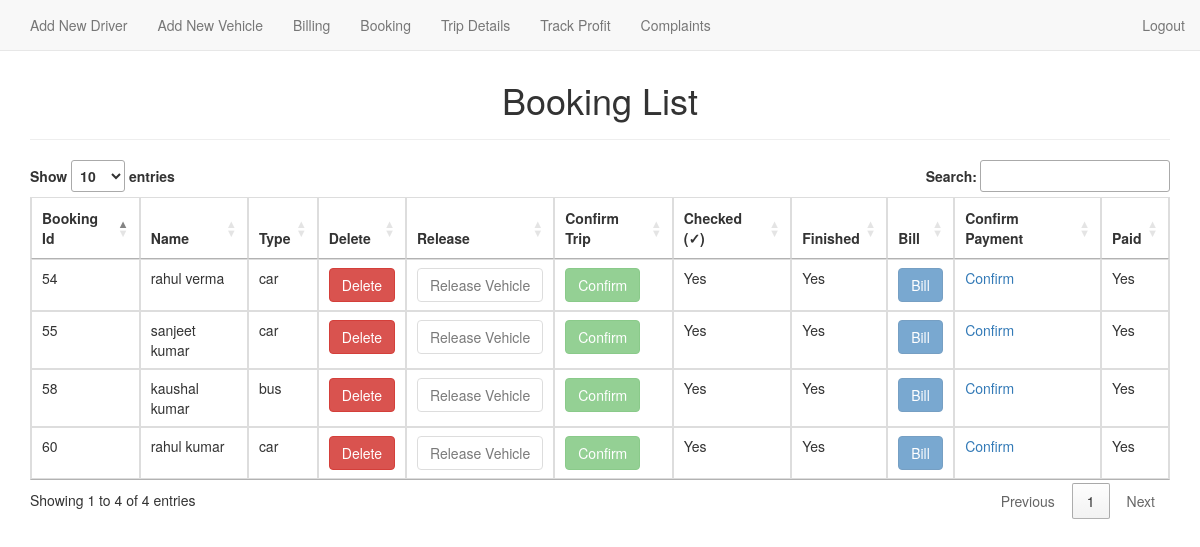
/bookinglist.php, run on the app's committed database.
### tables this page shows
CREATE TABLE `booking` (
  `booking_id` int(11) NOT NULL,
  `name` varchar(255) NOT NULL,
  `username` varchar(100) NOT NULL,
  `department` varchar(100) NOT NULL,
  `type` varchar(8) NOT NULL,
  `req_date` varchar(100) NOT NULL,
  `req_time` varchar(100) NOT NULL,
  `ret_date` varchar(100) NOT NULL,
  `ret_time` varchar(100) NOT NULL,
  `destination` varchar(100) NOT NULL,
  `pickup_point` varchar(100) NOT NULL,
  `resons` varchar(255) NOT NULL,
  `email` varchar(50) NOT NULL,
  `mobile` int(14) NOT NULL,
  `confirmation` int(11) NOT NULL,
  `veh_reg` varchar(255) NOT NULL,
  `driverid` int(11) NOT NULL,
  `finished` int(11) NOT NULL,
  `paid` int(11) NOT NULL
);

### bookinglist.php (the view, shortened to what this page needs)
<?php
     $connection= mysqli_connect('localhost','root','','vehicle management');
    $select_query="SELECT * FROM `booking` ORDER BY booking_id DESC";
    $result= mysqli_query($connection,$select_query);
?>
<!DOCTYPE html>
<html lang="en">
<head>
    <link href="http://maxcdn.bootstrapcdn.com/bootstrap/3.2.0/css/bootstrap.min.css" rel="stylesheet">
    <link rel="stylesheet" href="http://cdn.datatables.net/1.10.2/css/jquery.dataTables.min.css">
    <link rel="stylesheet" href="sweetalert2/sweetalert2.css">
    <link rel="stylesheet" href="animate.css">
    <link rel="stylesheet" href="style.css">
</head>
<body>
  <?php include 'navbar_admin.php'; ?>
  <br><br>
   <div class="container">
        <div class="row">
           <div class="col-md-12">
             <div class="page-header">
                <h1 style="text-align: center;">Booking List</h1>
              </div>
              <table id="myTable" class="table table-bordered animated">
                <thead>
                    <th>Booking Id</th>
                    <th>Name</th>
                    <th>Type</th>
                    <th>Delete</th>
                    <th>Release</th>
                    <th>Confirm Trip</th>
                    <th>Checked (✓)</th>
                    <th>Finished</th>
                    <th>Bill</th>
                    <th>Confirm Payment</th>
                    <th>Paid</th>
                </thead>
                <tbody>
                    <?php while($row=mysqli_fetch_assoc($result)){ ?>
                    <tr>
                        <td><?php echo $row['booking_id']; ?></td>
                        <td><?php echo $row['name']; ?></td>
                        <td><?php echo $row['type']; ?></td>
                        <td><a class="btn btn-danger" href="deletebooking.php?id=<?php echo $row['booking_id']; ?>">Delete</a></td>
                        <?php if($row['confirmation']==0 or $row['finished']==1)  { ?>
                        <td><a class="btn btn-default disabled" href="releasebooking.php?id=<?php echo $row['booking_id']; ?>">Release Vehicle</a></td>
                        <?php } else{ ?>
                        <td><a class="btn btn-default" href="releasebooking.php?id=<?php echo $row['booking_id']; ?>">Release Vehicle</a></td>
                        <?php } ?>
                        <?php if($row['confirmation']=='0'){ ?>
                        <td><a class="btn btn-success" href="confirmbooking.php?id=<?php echo $row['booking_id']; ?>">Confirm</a></td>
                        <?php } else { ?>
                        <td><a class="btn btn-success disabled" href="confirmbooking.php?id=<?php echo $row['booking_id']; ?>">Confirm</a></td>
                        <?php } ?>
                        <?php if($row['confirmation']=='0'){ ?>
                        <td>No</td>
                        <?php } else { ?>
                        <td>Yes</td>
                        <?php }  ?>
                        <?php if($row['finished']=='0'){ ?>
                        <td>No</td>
                        <?php } else { ?>
                        <td>Yes</td>
                        <?php }  ?>
                        <?php if($row['finished']=='1' and $row['paid']==0 ){  ?>
                        <td><a class="btn btn-primary" href="bill.php?id=<?php echo $row['booking_id']; ?>">Bill</a></td>
                         <?php } else if($row['paid']==1 ) { ?>
                          <td><a class="btn btn-primary disabled" href="bill.php?id=<?php echo $row['booking_id']; ?>">Bill</a></td>
                          <?php }  ?>
                          <td><a href="confirmpayment.php?id=<?php echo $row['booking_id']; ?>">Confirm</a></td>
                          <?php if($row['paid']=='0'){ ?>
                        <td>No</td>
                        <?php } else { ?>
                        <td>Yes</td>
                        <?php }  ?>
                    </tr>
                    <?php }   ?>
                </tbody>
            </table>
            </div>
        </div>
   </div>
</body>
</html>

### data on the page
booking: booking_id "60", name "rahul kumar", type "car", confirmation "Yes", finished "Yes", paid "Yes"
booking: booking_id "58", name "kaushal kumar", type "bus", confirmation "Yes", finished "Yes", paid "Yes"
booking: booking_id "55", name "sanjeet kumar", type "car", confirmation "Yes", finished "Yes", paid "Yes"
booking: booking_id "54", name "rahul verma", type "car", confirmation "Yes", finished "Yes", paid "Yes"
